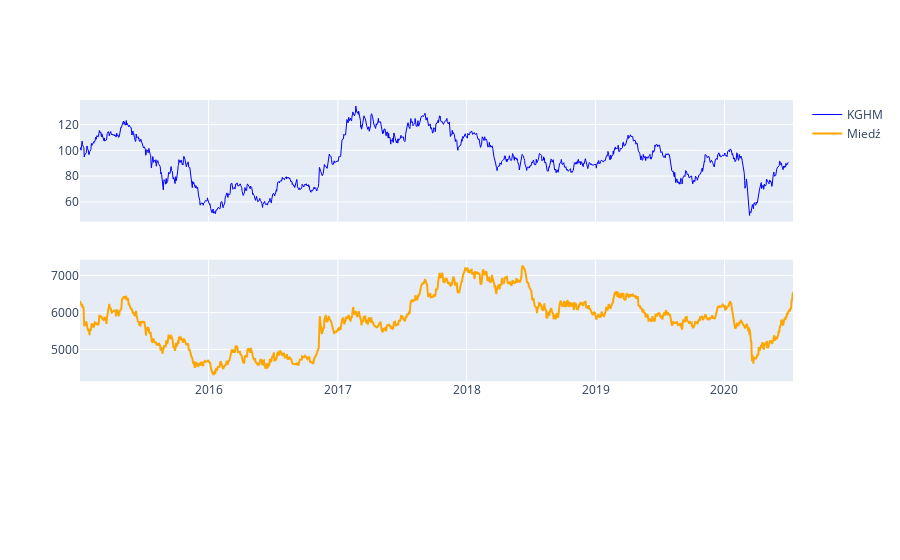

The cell this chart's notebook holds for it:
### Code cell
#wykres cen miedzi
fig.add_trace(go.Scatter(
    x=copper['Data'],
    y=copper['Zamkniecie'],
    mode='lines',
    line=dict(color='orange'),
    name='Miedź'
), row=2, col=1)

### Figure 1 — Plotly figure (JSON) as saved in the notebook; plotly's stock layout.template omitted (floating-point values rounded to 4 significant figures; data arrays with more than 128 entries replaced by an {"elided": "..."} marker saying what was removed)
{"data": [{"line": {"color": "blue", "width": 1}, "mode": "lines", "name": "KGHM", "type": "scatter", "x": {"elided": "1371 str values"}, "xaxis": "x", "y": {"elided": "1371 float values"}, "yaxis": "y"}, {"line": {"color": "orange"}, "mode": "lines", "name": "Miedź", "type": "scatter", "x": {"elided": "1400 str values"}, "xaxis": "x2", "y": {"elided": "1400 float values"}, "yaxis": "y2"}], "layout": {"xaxis": {"anchor": "y", "domain": [0, 1], "matches": "x2", "showticklabels": false}, "xaxis2": {"anchor": "y2", "domain": [0, 1]}, "yaxis": {"anchor": "x", "domain": [0.68, 1]}, "yaxis2": {"anchor": "x2", "domain": [0.26, 0.58]}}}
